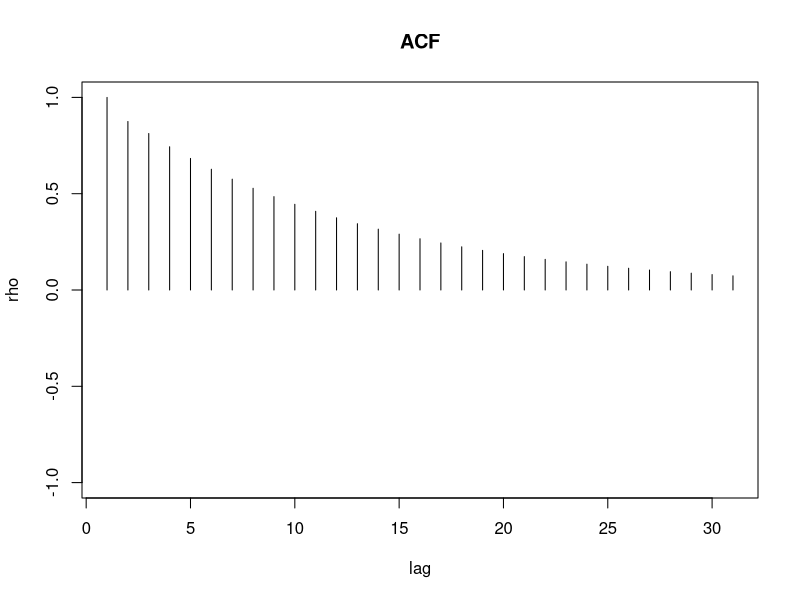
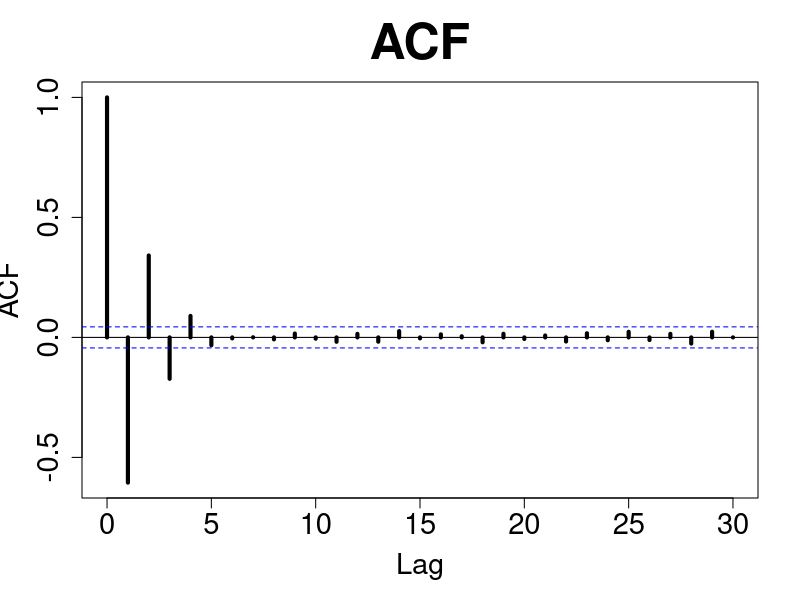
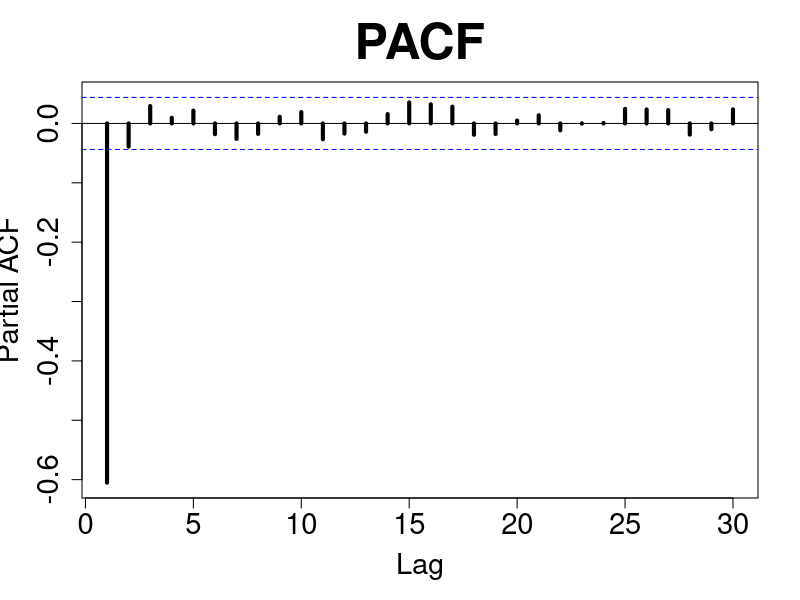
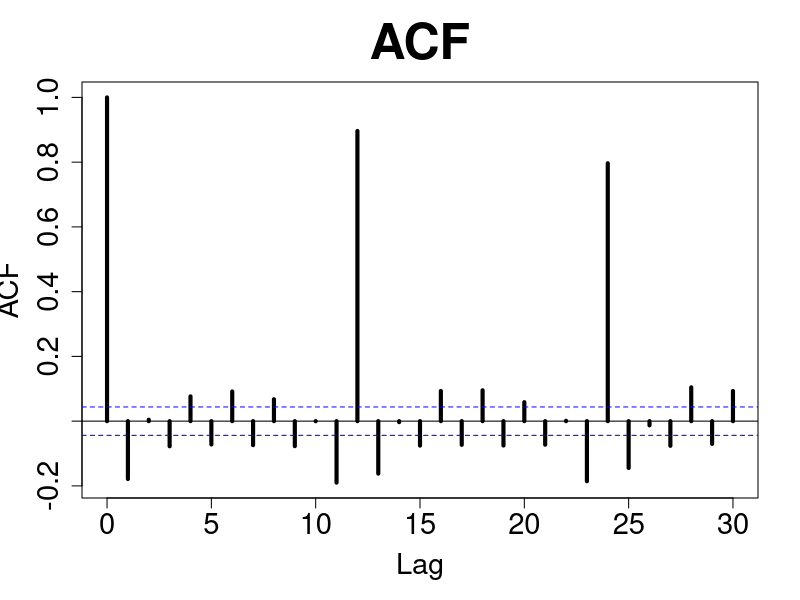
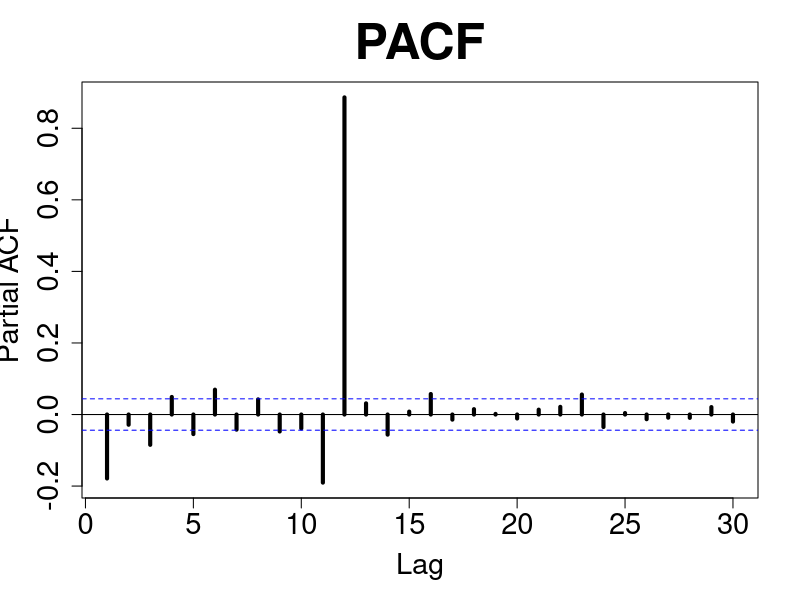
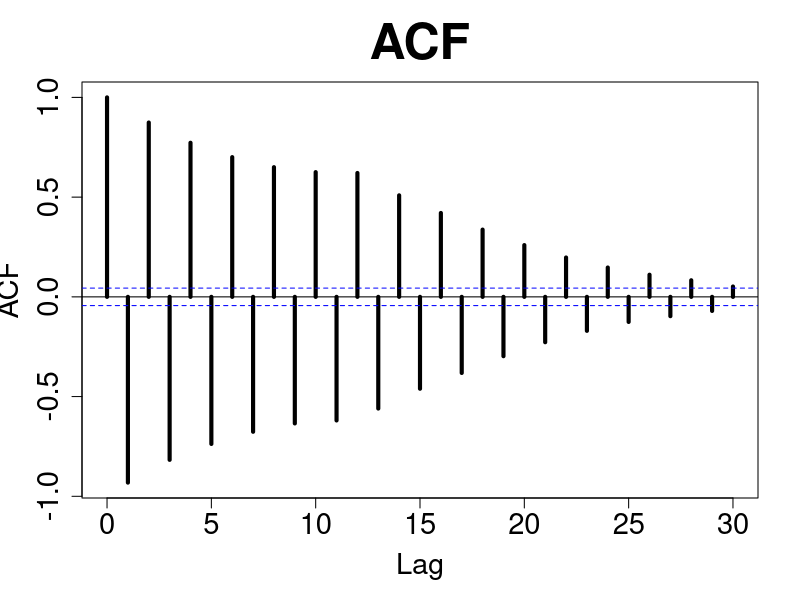
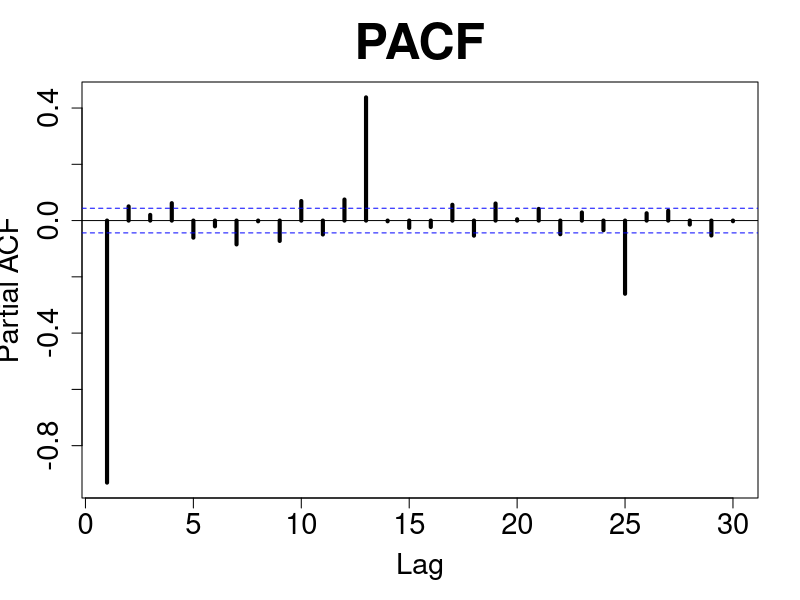
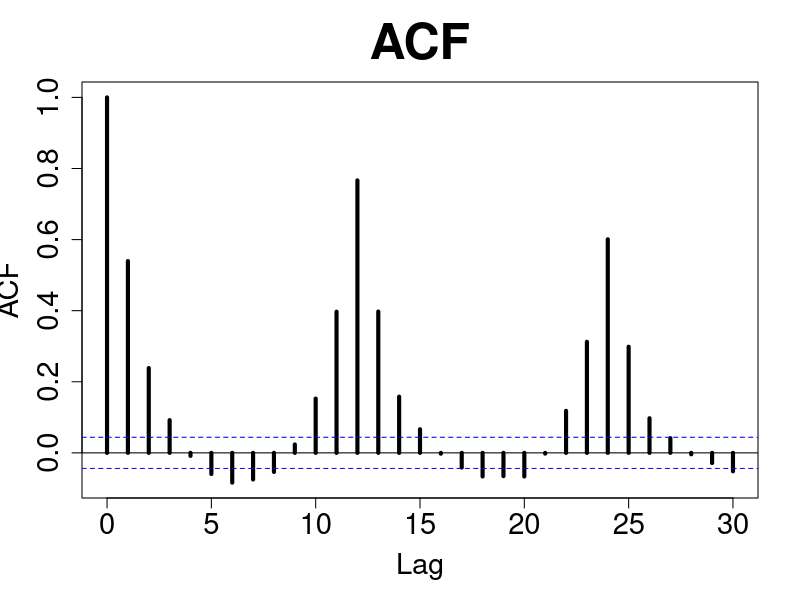

Source code (R) for these figures, in order:


# part 1
phi_1 <- -0.7
phi_2 <- -0.2

rho_1 <- -phi_1/(phi_2+1)
rho_2 <- -phi_1 * rho_1 - phi_2

# loop to calculate rho for k=2 to 30
rho <- numeric(30)

rho[1] <- rho_1
rho[2] <- rho_2

for (k in 3:30){
  rho[k] <- -phi_1 * rho[k-1] - phi_2 * rho[k-2]
}

rho
# add rho_0 = 1
rho <- c(1, rho)

# plot the ACF
plot(rho, type = "h", ylim = c(-1,1), ylab = "rho", xlab = "lag", main = "ACF")

# part 2
# (skal der omvendt fortegn på denne, det ser mere rigtigt ud)
sim1 <- arima.sim(model=list(ar=-0.6), n=2000)
acf(sim1, lag.max=30, lwd=4, cex.axis=1.75, cex.lab=1.75, main="")
title(main="ACF", cex.main=3)  
pacf(sim1, lag.max=30, lwd=4, cex.axis=1.75, cex.lab=1.75, main="")
title(main="PACF", cex.main=3)


sim2 <- arima.sim(model=list(ar=c(rep(0,11),0.9)), n=2000)
acf(sim2, lag.max=30, lwd=4, cex.axis=1.75, cex.lab=1.75, main="")
title(main="ACF", cex.main=3)
pacf(sim2, lag.max=30, lwd=4, cex.axis=1.75, cex.lab=1.75, main="")
title(main="PACF", cex.main=3)


sim3 <- arima.sim(model=list(ar=-0.9, ma=c(rep(0,11),0.7)), n=2000)
acf(sim3, lag.max=30, lwd=4, cex.axis=1.75, cex.lab=1.75, main="")
title(main="ACF", cex.main=3)
pacf(sim3, lag.max=30, lwd=4, cex.axis=1.75, cex.lab=1.75, main="")
title(main="PACF", cex.main=3)

sim4 <- arima.sim(model=list(ar=c(0.6,rep(0,10),0.8, -0.48)), n=2000)
acf(sim4, lag.max=30, lwd=4, cex.axis=1.75, cex.lab=1.75, main="")
title(main="ACF", cex.main=3)
pacf(sim4, lag.max=30, lwd=4, cex.axis=1.75, cex.lab=1.75, main="")
title(main="PACF", cex.main=3)


sim5 <- arima.sim(model=list(ma=c(-0.4,rep(0,10),0.8, 0.32)), n=2000)
acf(sim5, lag.max=30, lwd=4, cex.axis=1.75, cex.lab=1.75, main="")
title(main="ACF", cex.main=3)
pacf(sim5, lag.max=30, lwd=4, cex.axis=1.75, cex.lab=1.75, main="")
title(main="PACF", cex.main=3)


sim6 <- arima.sim(model=list(ar=c(rep(0,11),-0.7),(ma=0.4)), n=2000)
acf(sim6, lag.max=30, lwd=4, cex.axis=1.75, cex.lab=1.75, main="")
title(main="ACF", cex.main=3)
pacf(sim6, lag.max=30, lwd=4, cex.axis=1.75, cex.lab=1.75, main="")
title(main="PACF", cex.main=3)

# Remember to flip the signs when using built in arima sim
# 13 lags when seasonality is same order as AR or MA term
# fx (1,0,0) (1,0,0)_12